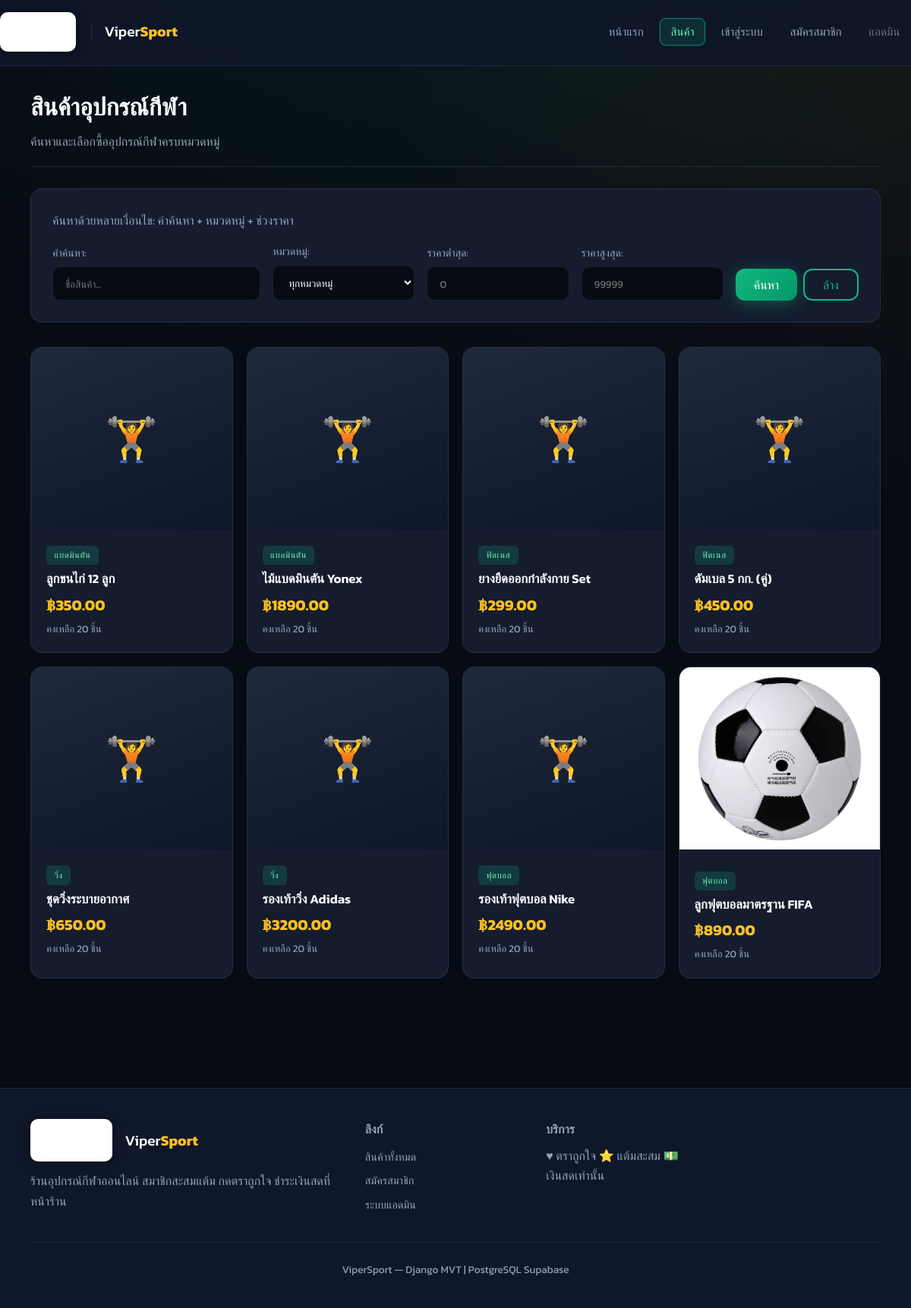
Screenshot of /products/ with the database file from the repository.
### shop/models.py (models this page shows, shortened)
class Product(models.Model):
    category = models.ForeignKey(
        Category,
        on_delete=models.PROTECT,
        related_name='products',
        verbose_name='หมวดหมู่',
    )
    name = models.CharField('ชื่อสินค้า', max_length=200)
    description = models.TextField('รายละเอียด', blank=True)
    price = models.DecimalField(
        'ราคา (บาท)',
        max_digits=10,
        decimal_places=2,
        validators=[MinValueValidator(0)],
    )
    stock = models.PositiveIntegerField('คงเหลือ', default=0)
    image = models.ImageField('รูปภาพ', upload_to='products/', blank=True, null=True)
    is_active = models.BooleanField('เปิดขาย', default=True)
    created_at = models.DateTimeField(auto_now_add=True)
    updated_at = models.DateTimeField(auto_now=True)
    class Meta:
        verbose_name = 'สินค้า'
        verbose_name_plural = 'สินค้า'
        ordering = ['-created_at']

class Category(models.Model):
    name = models.CharField('หมวดหมู่', max_length=100)
    slug = models.SlugField(unique=True)
    description = models.TextField(blank=True)
    class Meta:
        verbose_name = 'หมวดหมู่'
        verbose_name_plural = 'หมวดหมู่'
        ordering = ['name']
    def __str__(self):
        return self.name

### shop/views.py (the view, shortened to what this page needs)
# urls.py: path('products/', views.product_list, name='product_list'),
def product_list(request):
    form = ProductSearchForm(request.GET or None)
    products = Product.objects.filter(is_active=True)
    favorite_ids = set()
    if request.user.is_authenticated:
        profile = get_or_create_profile(request.user)
        favorite_ids = set(
            Favorite.objects.filter(member=profile).values_list('product_id', flat=True)
        )
    return render(request, 'shop/product_list.html', {
        'products': products,
        'form': form,
        'favorite_ids': favorite_ids,
    })

### shop/forms.py
class ProductSearchForm(forms.Form):
    q = forms.CharField(
        required=False,
        label='คำค้นหา',
        widget=forms.TextInput(attrs={'placeholder': 'ชื่อสินค้า...'}),
    )
    category = forms.ModelChoiceField(
        queryset=Category.objects.all(),
        required=False,
        empty_label='ทุกหมวดหมู่',
        label='หมวดหมู่',
    )
    min_price = forms.DecimalField(
        required=False,
        min_value=0,
        label='ราคาต่ำสุด',
        widget=forms.NumberInput(attrs={'placeholder': '0'}),
    )
    max_price = forms.DecimalField(
        required=False,
        min_value=0,
        label='ราคาสูงสุด',
        widget=forms.NumberInput(attrs={'placeholder': '99999'}),
    )

### shop/context_processors.py (called while the page is built)
def cart_context(request):
    cart = request.session.get('cart', {})
    count = sum(item.get('qty', 0) for item in cart.values())
    return {'cart_count': count}

### templates/shop/product_list.html (shortened to what this page needs)
{% extends 'base.html' %}
{% block content %}
<div class="container page-content">
  <header class="page-head">
    <h1>สินค้าอุปกรณ์กีฬา</h1>
    <p class="muted">ค้นหาและเลือกซื้ออุปกรณ์กีฬาครบหมวดหมู่</p>
  </header>
  <form method="get" class="search-panel">
    <p class="muted mb-2">ค้นหาด้วยหลายเงื่อนไข: คำค้นหา + หมวดหมู่ + ช่วงราคา</p>
    <div class="search-grid">
      <div class="form-group">{{ form.q.label_tag }} {{ form.q }}</div>
      <div class="form-group">{{ form.category.label_tag }} {{ form.category }}</div>
      <div class="form-group">{{ form.min_price.label_tag }} {{ form.min_price }}</div>
      <div class="form-group">{{ form.max_price.label_tag }} {{ form.max_price }}</div>
      <div class="search-actions">
        <button type="submit" class="btn">ค้นหา</button>
        <a href="{% url 'product_list' %}" class="btn btn-outline">ล้าง</a>
      </div>
    </div>
  </form>
  <div class="card-grid">
    {% for product in products %}
    <article class="product-card">
      <a href="{% url 'product_detail' product.pk %}">
        {% if product.image %}
        <img src="{{ product.image.url }}" alt="{{ product.name }}">
        {% else %}
        <div class="placeholder-img">🏋️</div>
        {% endif %}
        <div class="card-body">
          <span class="badge">{{ product.category.name }}</span>
          <h3>{{ product.name }}</h3>
          <p class="price">฿{{ product.price }}</p>
          <p class="stock">คงเหลือ {{ product.stock }} ชิ้น</p>
        </div>
      </a>
    </article>
    {% empty %}
    <p>ไม่พบสินค้าตามเงื่อนไขที่ค้นหา</p>
    {% endfor %}
  </div>
</div>
{% endblock %}

### rows the page displays
Product: category.name "แบดมินตัน", name "ลูกขนไก่ 12 ลูก", price "350.00", stock "20"
Product: category.name "แบดมินตัน", name "ไม้แบดมินตัน Yonex", price "1890.00", stock "20"
Product: category.name "ฟิตเนส", name "ยางยืดออกกำลังกาย Set", price "299.00", stock "20"
Product: category.name "ฟิตเนส", name "ดัมเบล 5 กก. (คู่)", price "450.00", stock "20"
Product: category.name "วิ่ง", name "ชุดวิ่งระบายอากาศ", price "650.00", stock "20"
Product: category.name "วิ่ง", name "รองเท้าวิ่ง Adidas", price "3200.00", stock "20"
Product: category.name "ฟุตบอล", name "รองเท้าฟุตบอล Nike", price "2490.00", stock "20"
Product: image (picture), category.name "ฟุตบอล", name "ลูกฟุตบอลมาตรฐาน FIFA", price "890.00", stock "20"
